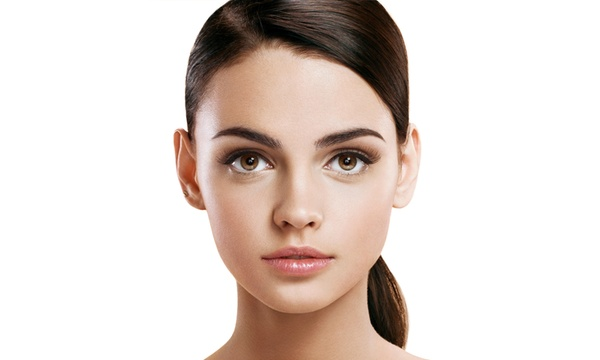
//> input picture input.png, 600 x 360 px
$ ./main   (built with g++ and OpenCV 4)
//> lines starting //> are read from the running program, lines starting //| are printed output that depends on the picture
#include <opencv2/highgui.hpp>
#include <opencv2/imgproc.hpp>
#include <fstream>

using namespace cv;
using namespace std;

//densitie string
string DENSITIES = "@QB#NgWM8RDHdOKq9$6khEPXwmeZaoS2yjufF]}{tx1zv7lciL/\\|?*>r^;:_\"~,'.-` ";
const size_t len = DENSITIES.length();

int main(int argc, char* argv[]) {
    //open image in greyscale
    string inputName = argc > 1 ? argv[1] : "input.png";
    Mat image = imread(inputName, IMREAD_GRAYSCALE);
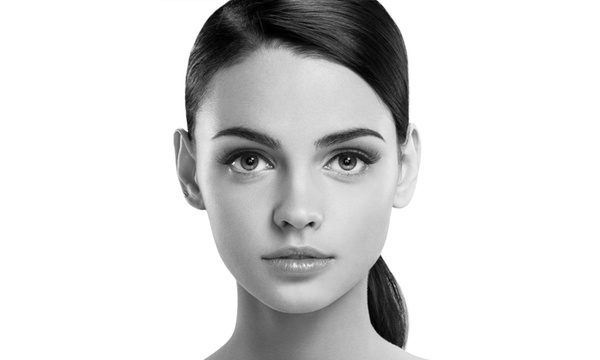
//> image: 360 rows x 600 cols, CV_8UC1; min 0, max 255, mean 216.5

    //calculate scale and resize image
    double scale = double(argc > 2 ? stoi(argv[2]) : image.cols)/image.cols;
//> scale = 1
    resize(image, image, Size(0, 0), scale, scale / 2, INTER_LINEAR);
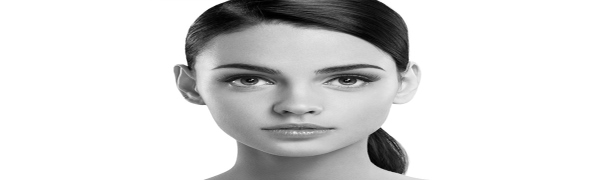
//> image: 180 rows x 600 cols, CV_8UC1; min 0, max 255, mean 216.6

    //open output
    string outputName = argc > 3 ? argv[3] : "output.txt";
    ofstream output(outputName);

    //loop over image
    for(size_t i = 0; i < image.rows; i++) {
        for(size_t j = 0; j < image.cols; j++) {
            //calculate index and enforce max calue
            size_t index = (DENSITIES.length() / 255.0) * image.at<uchar>(i, j);
            index = index < len ? index : len - 1;
            //output char
            output << DENSITIES[index];
        }
        output << "\n";
    }
    output.close();
}
